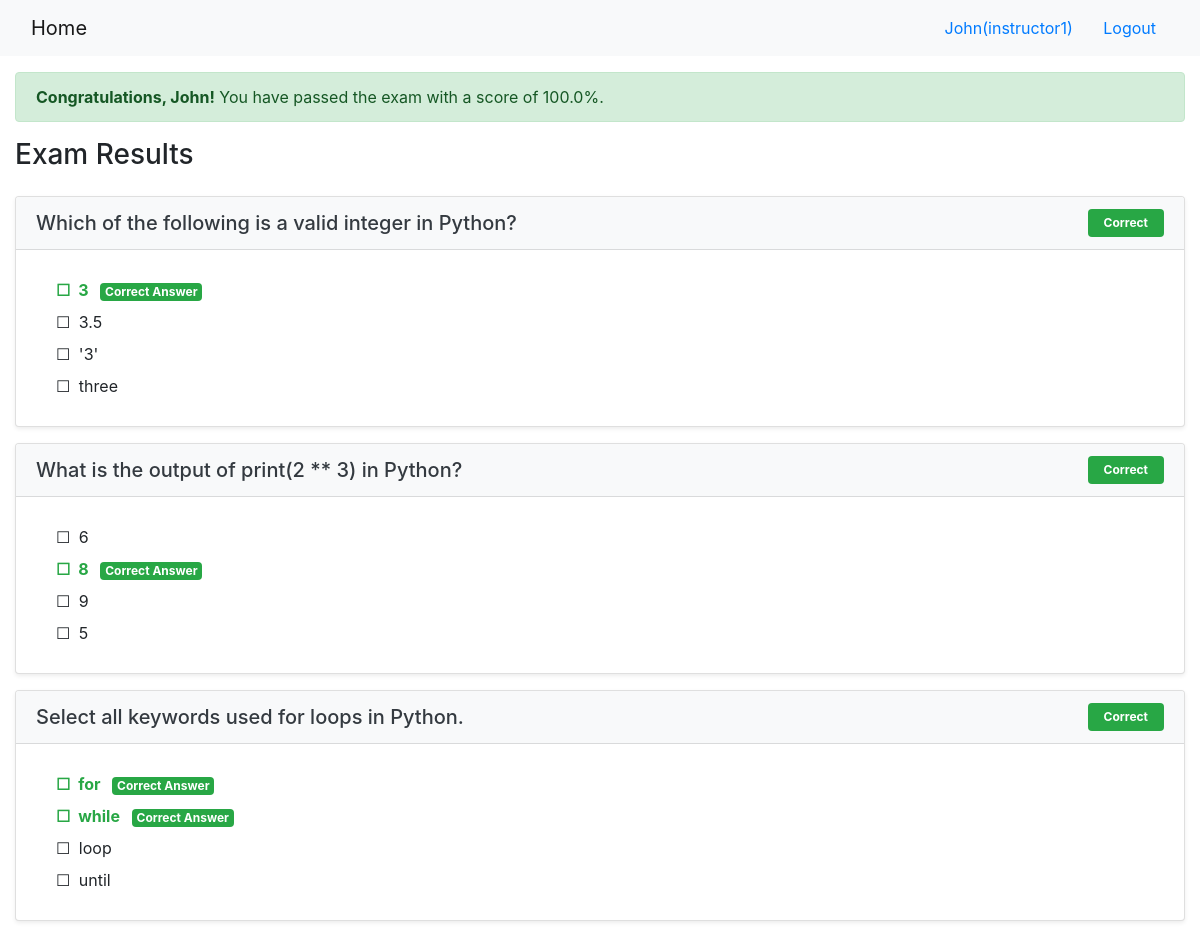
The app's page /onlinecourse/1/submission/1/result/ (signed in) with its own data.
### onlinecourse/models.py (models this page shows, shortened)
class Question(models.Model):
    lesson = models.ForeignKey(Lesson, on_delete=models.CASCADE)
    question_text = models.CharField(max_length=600, default="question text")
    grade = models.IntegerField(default=1)
    def is_get_score(self, selected_ids):
        all_answers = self.choice_set.filter(is_correct=True).count()
        selected_correct = self.choice_set.filter(is_correct=True, id__in=selected_ids).count()
        selected_incorrect = self.choice_set.filter(is_correct=False, id__in=selected_ids).count()
        if all_answers == selected_correct and selected_incorrect == 0:
            return True
        else:
            return False

class Choice(models.Model):
    question = models.ForeignKey(Question, on_delete=models.CASCADE)
    choice_text = models.CharField(max_length=600, default="choice text")
    is_correct = models.BooleanField(default=False)

### onlinecourse/views.py (the view)
# urls.py: path('<int:course_id>/submission/<int:submission_id>/result/', views.show_exam_result, name='show_exam_result'),
def show_exam_result(request, course_id, submission_id):
    course = get_object_or_404(Course, pk=course_id)
    submission = get_object_or_404(Submission, pk=submission_id)
    selected_choices = submission.choices.all()
    selected_ids = [choice.id for choice in selected_choices]
    total_score = 0
    user_score = 0
    questions = []
    for lesson in course.lesson_set.all():
        for question in lesson.question_set.all():
            total_score += question.grade
            is_correct = question.is_get_score(selected_ids)
            if is_correct:
                user_score += question.grade
            question.is_correct = is_correct
            for choice in question.choice_set.all():
                choice.is_selected = choice.id in selected_ids
            questions.append(question)
    grade = (user_score / total_score * 100) if total_score > 0 else 0
    context = {
        'course': course,
        'submission': submission,
        'questions': questions,
        'grade': grade,
        'score': user_score,
        'total_score': total_score,
    }
    return render(request, 'onlinecourse/exam_result_bootstrap.html', context)

### onlinecourse/templates/onlinecourse/exam_result_bootstrap.html (shortened to what this page needs)
<!DOCTYPE html>
<html lang="en">
<head>
    {% load static %}
    <link rel="stylesheet" href="https://maxcdn.bootstrapcdn.com/bootstrap/4.5.2/css/bootstrap.min.css">
</head>
<body>
 <nav class="navbar navbar-light bg-light">
    <div class="container-fluid">
        <div class="navbar-header">
              <a class="navbar-brand" href="{% url 'onlinecourse:index' %}">Home</a>
        </div>
        <ul class="nav navbar-nav navbar-right">
            {% if user.is_authenticated %}
            <li>
                <a class="btn btn-link" href="#">{{ user.first_name }}({{ user.username }})</a>
                <a class="btn btn-link" href="{% url 'onlinecourse:logout' %}">Logout</a>
            </li>
            {% endif %}
        </ul>
    </div>
</nav>
<div class="container-fluid">
    {% if grade >= 80 %}
    <div class="alert alert-success mt-3">
        <strong>Congratulations, {{ user.first_name }}!</strong> You have passed the exam with a score of {{ grade|floatformat:1 }}%.
    </div>
    {% endif %}
    <div class="card-columns-vertical mt-1 mb-5">
        <h3 class="mb-4">Exam Results</h3>
        {% for question in questions %}
            <div class="card mt-3 shadow-sm">
                <div class="card-header bg-light text-dark d-flex justify-content-between align-items-center">
                    <h5 class="mb-0">{{ question.question_text }}</h5>
                    {% if question.is_correct %}
                        <span class="badge badge-success px-3 py-2">Correct</span>
                    {% else %}
                        <span class="badge badge-danger px-3 py-2">Incorrect</span>
                    {% endif %}
                </div>
                <div class="card-body">
                    {% for choice in question.choice_set.all %}
                        <div class="form-check my-2">
                            <span class="{% if choice.is_correct %}text-success font-weight-bold{% elif choice.is_selected %}text-danger{% endif %}">
                                {% if choice.is_selected %}
                                    <span class="mr-1">☑</span>
                                {% else %}
                                    <span class="mr-1">☐</span>
                                {% endif %}
                                {{ choice.choice_text }}
                                {% if choice.is_correct %}
                                    <span class="badge badge-success ml-2">Correct Answer</span>
                                {% elif choice.is_selected %}
                                    <span class="badge badge-danger ml-2">Your Wrong Choice</span>
                                {% endif %}
                            </span>
                        </div>
                    {% endfor %}
                </div>
            </div>
        {% endfor %}
    </div>
</div>
</body>
</html>

### records on screen
Question: question_text "Which of the following is a valid integer in Python?", shows "Correct"
Choice: choice_text "3", is_correct "Correct Answer"
Choice: choice_text "3.5"
Choice: choice_text "'3'"
Choice: choice_text "three"
Question: question_text "What is the output of print(2 ** 3) in Python?", shows "Correct"
Choice: choice_text "6"
Choice: choice_text "8", is_correct "Correct Answer"
Choice: choice_text "9"
Choice: choice_text "5"
Question: question_text "Select all keywords used for loops in Python.", shows "Correct"
Choice: choice_text "for", is_correct "Correct Answer"
Choice: choice_text "while", is_correct "Correct Answer"
Choice: choice_text "loop"
Choice: choice_text "until"

### other values on screen
{{ user.first_name }} "John"
{{ user.username }} "instructor1"
{{ grade|floatformat:1 }} "100.0"
